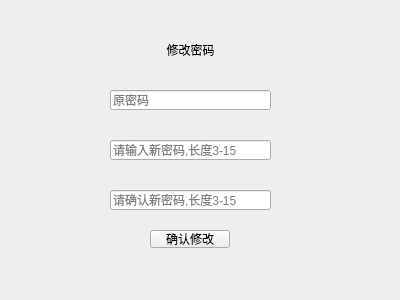
<?xml version="1.0" encoding="UTF-8"?>
<ui version="4.0">
 <class>changePassword</class>
 <widget class="QWidget" name="changePassword">
  <property name="geometry">
   <rect>
    <x>0</x>
    <y>0</y>
    <width>400</width>
    <height>300</height>
   </rect>
  </property>
  <property name="windowTitle">
   <string>Form</string>
  </property>
  <widget class="QLineEdit" name="beforePWD">
   <property name="geometry">
    <rect>
     <x>110</x>
     <y>90</y>
     <width>161</width>
     <height>20</height>
    </rect>
   </property>
   <property name="placeholderText">
    <string>原密码</string>
   </property>
  </widget>
  <widget class="QLineEdit" name="firstPWD">
   <property name="geometry">
    <rect>
     <x>110</x>
     <y>140</y>
     <width>161</width>
     <height>20</height>
    </rect>
   </property>
   <property name="placeholderText">
    <string>请输入新密码,长度3-15</string>
   </property>
  </widget>
  <widget class="QLineEdit" name="secondPWD">
   <property name="geometry">
    <rect>
     <x>110</x>
     <y>190</y>
     <width>161</width>
     <height>20</height>
    </rect>
   </property>
   <property name="placeholderText">
    <string>请确认新密码,长度3-15</string>
   </property>
  </widget>
  <widget class="QPushButton" name="sureButton">
   <property name="geometry">
    <rect>
     <x>150</x>
     <y>230</y>
     <width>80</width>
     <height>18</height>
    </rect>
   </property>
   <property name="text">
    <string>确认修改</string>
   </property>
  </widget>
  <widget class="QLabel" name="PWDtitle">
   <property name="geometry">
    <rect>
     <x>160</x>
     <y>40</y>
     <width>61</width>
     <height>20</height>
    </rect>
   </property>
   <property name="text">
    <string>修改密码</string>
   </property>
   <property name="alignment">
    <set>Qt::AlignCenter</set>
   </property>
  </widget>
 </widget>
 <resources/>
 <connections/>
</ui>
